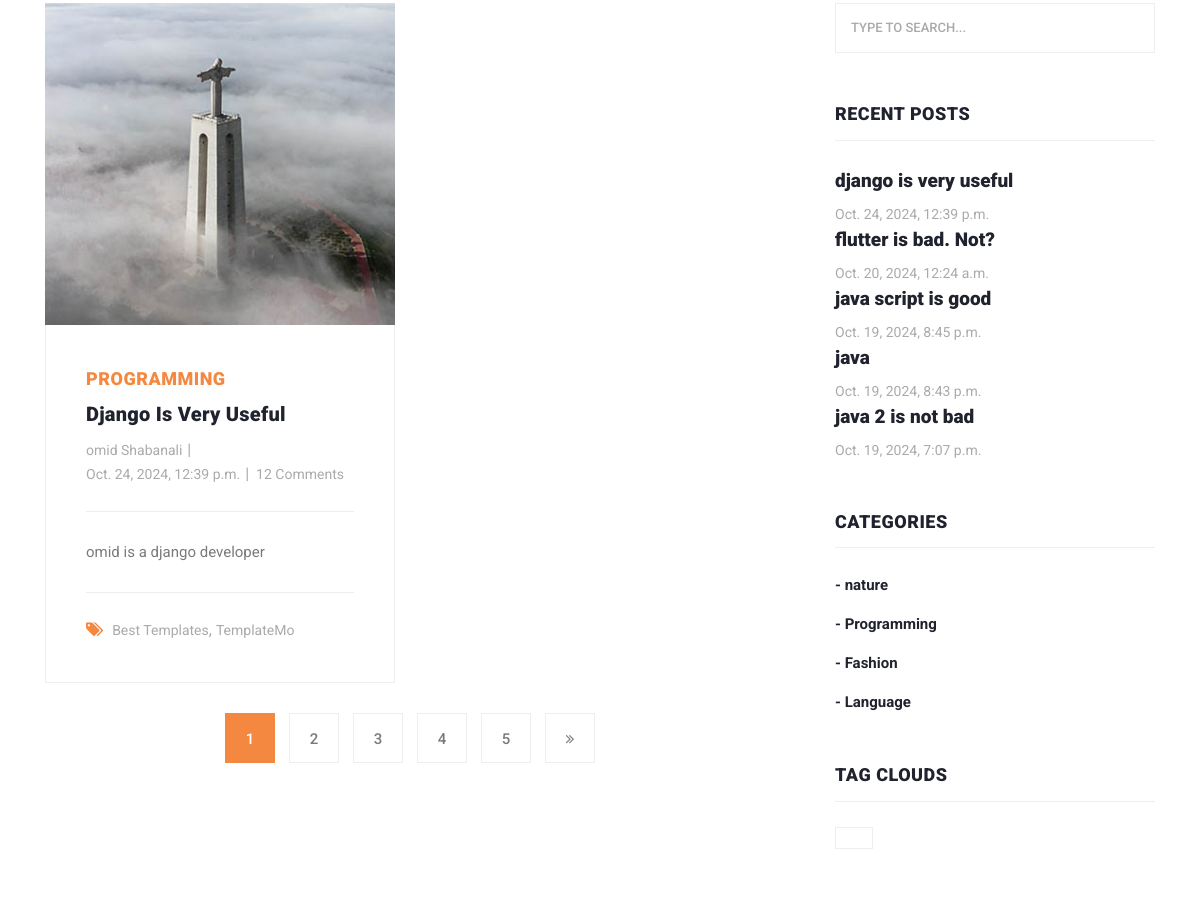
Page /articles/list (signed in, middle part) on the earlier database version.
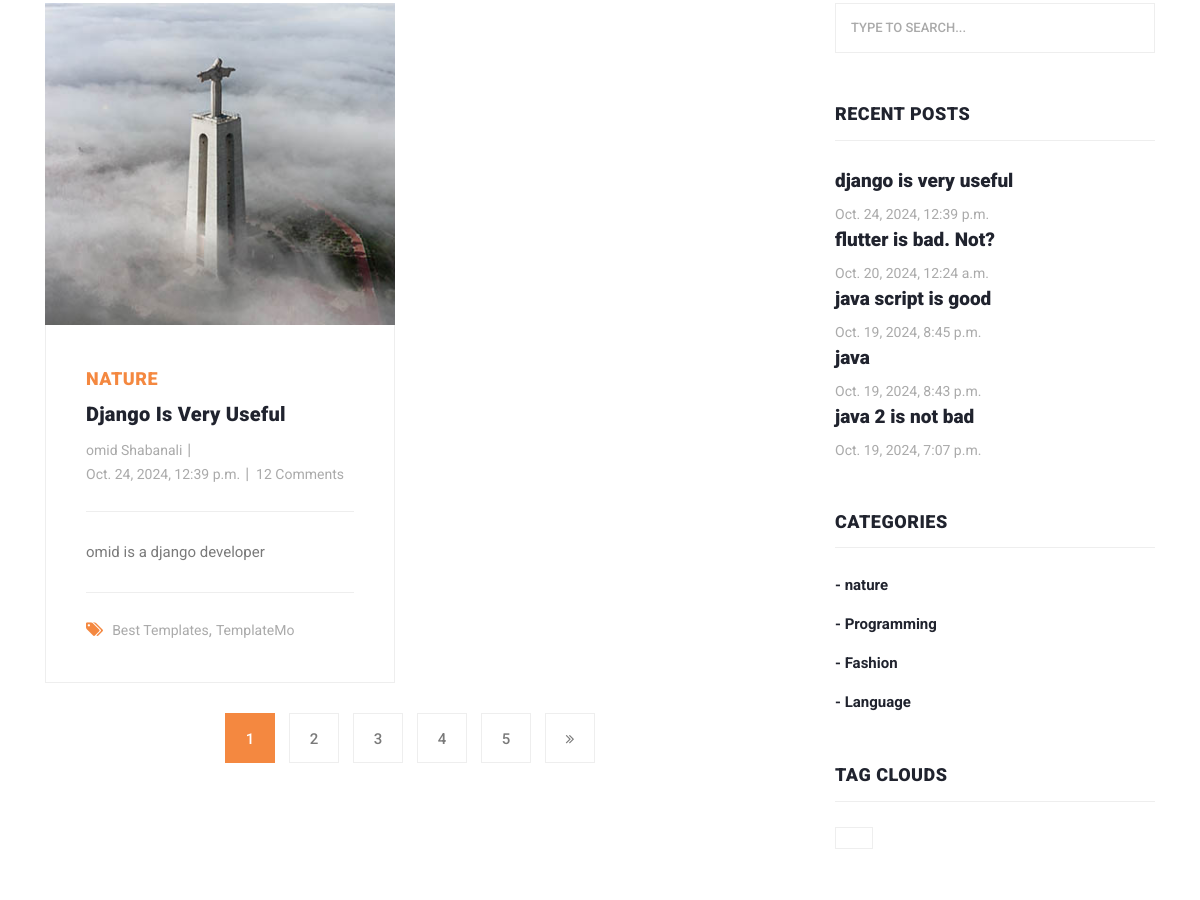
Same page on the later database version.
### blog/models.py (models this page shows, shortened)
class Article(models.Model):
    CHOICES = (
        ('A', 'پایتون'),
        ('B', 'جنگو')
    )
    author = models.ForeignKey(User, on_delete=models.CASCADE, related_name='articles')
    category = models.ManyToManyField(Category, related_name='articles')
    title = models.CharField(max_length=70)
    body = models.TextField()
    image = models.ImageField(upload_to='images/articles')
    created = models.DateTimeField(auto_now_add=True)
    updated = models.DateTimeField(auto_now=True)
    myfile = models.FileField(upload_to='test', null=True)
    status = models.BooleanField(default=True)
    published = models.BooleanField(default=True)
    objects = models.Manager()
    custom_manager = ArticleManager()
    slug = models.SlugField(blank=True, unique=True)
    class Meta:
        ordering = ('-created',)

class Category(models.Model):
    title = models.CharField(max_length=100)
    created = models.DateTimeField(auto_now_add=True)
    def __str__(self):
        return self.title

### blog/views.py (the view)
# urls.py: path('list', views.article_list, name='article_list'),
def article_list(request):
    articles = Article.objects.all()
    page_number = request.GET.get('page')
    print(page_number)
    paginator = Paginator(articles, 1)
    objects_list = paginator.get_page(page_number)
    return render(request, "blog/articles_list.html", {"articles": objects_list})

### context_processors/context_processors.py (called while the page is built)
def recent_articles(request):
    recent_articles = Article.objects.order_by('-created')
    categories = Category.objects.all()
    return {'recent_articles': recent_articles, 'categories':categories}

### blog/templates/blog/articles_list.html (shortened to what this page needs)
{% extends 'base.html' %}
{% load static %}
{% block content %}
    <section class="blog-posts grid-system">
        <div class="container">
            <div class="row">
                <div class="col-lg-8">
                    <div class="all-blog-posts">
                        <div class="row">
                            {% for article in articles %}
                                <div class="col-lg-6">
                                    <div class="blog-post">
                                        <div class="blog-thumb">
                                            <img src="{{ article.image.url }}" alt="">
                                        </div>
                                        <div class="down-content">
                                            <span>{{ article.category.all.first }}</span>
                                            <a href="post-details.html"><h4>{{ article.title }}</h4></a>
                                            <ul class="post-info">
                                                <li><a href="#">{{ article.author.get_full_name }}</a></li>
                                                <li><a href="#">{{ article.created }}</a></li>
                                                <li><a href="#">12 Comments</a></li>
                                            </ul>
                                            <p>{{ article.body }}</p>
                                            <div class="post-options">
                                                <div class="row">
                                                    <div class="col-lg-12">
                                                        <ul class="post-tags">
                                                            <li><i class="fa fa-tags"></i></li>
                                                            <li><a href="#">Best Templates</a>,</li>
                                                            <li><a href="#">TemplateMo</a></li>
                                                        </ul>
                                                    </div>
                                                </div>
                                            </div>
                                        </div>
                                    </div>
                                </div>
                            {% endfor %}
                            <div class="col-lg-12">
                                {% if articles.has_other_pages %}
                                    <ul class="page-numbers">
                                        {% for i in articles.paginator.page_range %}
                                            {% if articles.number == i %}
                                                <li class="active"><a href="?page={{ i }}">{{ i }}</a></li>
                                            {% else %}
                                                <li><a href="?page={{ i }}">{{ i }}</a></li>
                                            {% endif %}
                                        {% endfor %}
                                        {% if articles.has_next %}
                                            <li><a href="?page={{ articles.next_page_number }}"><i class="fa fa-angle-double-right"></i></a></li>
                                        {% endif %}
                                    </ul>
                                {% endif %}
                            </div>
                        </div>
                    </div>
                </div>
                {% include "includes/sidebar.html" %}
            </div>
        </div>
    </section>
{% endblock %}

### templates/includes/sidebar.html
<div class="col-lg-4">
    <div class="sidebar">
        <div class="row">
            <div class="col-lg-12">
                <div class="sidebar-item search">
                    <form id="search_form" name="gs" method="GET" action="#">
                        <input type="text" name="q" class="searchText" placeholder="type to search..."
                               autocomplete="on">
                    </form>
                </div>
            </div>
            <div class="col-lg-12">
                <div class="sidebar-item recent-posts">
                    <div class="sidebar-heading">
                        <h2>Recent Posts</h2>
                    </div>
                    <div class="content">
                        <ul>
                            <li><a href="post-details.html">
                                   {% for article in recent_articles %}
                                        <h5>{{ article.title }}</h5>
                                        <span>{{ article.created }}</span>
                                   {% endfor %}
                            </a></li>
                        </ul>
                    </div>
                </div>
            </div>
            <div class="col-lg-12">
                <div class="sidebar-item categories">
                    <div class="sidebar-heading">
                        <h2>Categories</h2>
                    </div>
                    <div class="content">
                        <ul>
                            {% for cat in categories %}
                                <li><a href="{% url "blog:category_detail" cat.id %}">- {{ cat.title }}</a></li>
                            {% endfor %}
                        </ul>
                    </div>
                </div>
            </div>
            <div class="col-lg-12">
                <div class="sidebar-item tags">
                    <div class="sidebar-heading">
                        <h2>Tag Clouds</h2>
                    </div>
                    <div class="content">
                        <ul>
                            <li><a href="#">{{ name }}</a></li>
                        </ul>
                    </div>
                </div>
            </div>
        </div>
    </div>
</div>

Differences in the rows shown:
changed Article "Django Is Very Useful": category.all.first "PROGRAMMING" → "NATURE"
